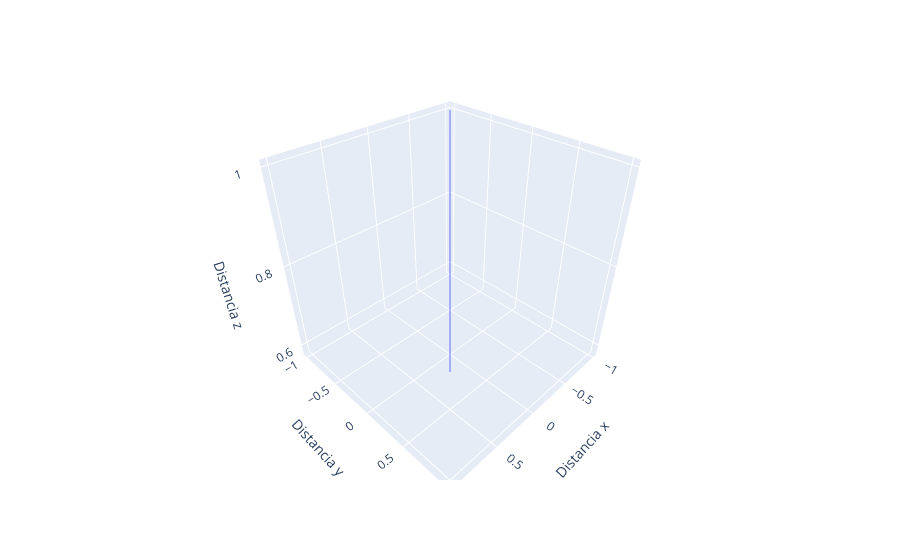

This figure's notebook cell:
### Code cell
import math
import plotly.express as px
import pandas as pd

pontos = []
amplitude = math.sqrt(1 + 1)  

for t in range(0, 201):
    t = t / 10  
    theta = math.acos(1 / amplitude) * math.cos(t / math.sqrt(9.8))
    x = amplitude * math.sin(theta)
    y = amplitude * math.sin(theta)
    z = -amplitude * math.cos(theta)
    pontos.append([x, y, z])

# Crie um DataFrame a partir dos pontos
df = pd.DataFrame(pontos, columns=["Distancia x", "Distancia y", "Distancia z"])

fig = px.line_3d(df, x="Distancia x", y="Distancia y", z="Distancia z")
fig.show()

### Figure 1 — Plotly figure (JSON) as saved in the notebook; plotly's stock layout.template omitted (floating-point values rounded to 4 significant figures; data arrays with more than 128 entries replaced by an {"elided": "..."} marker saying what was removed)
{"data": [{"hovertemplate": "Distancia x=%{x}<br>Distancia y=%{y}<br>Distancia z=%{z}<extra></extra>", "legendgroup": "", "line": {"color": "#636efa", "dash": "solid"}, "marker": {"symbol": "circle"}, "mode": "lines", "name": "", "scene": "scene", "showlegend": false, "type": "scatter3d", "x": {"elided": "201 float values"}, "y": {"elided": "201 float values"}, "z": {"elided": "201 float values"}}], "layout": {"legend": {"tracegroupgap": 0}, "margin": {"t": 60}, "scene": {"domain": {"x": [0, 1], "y": [0, 1]}, "xaxis": {"title": {"text": "Distancia x"}}, "yaxis": {"title": {"text": "Distancia y"}}, "zaxis": {"title": {"text": "Distancia z"}}}}}
